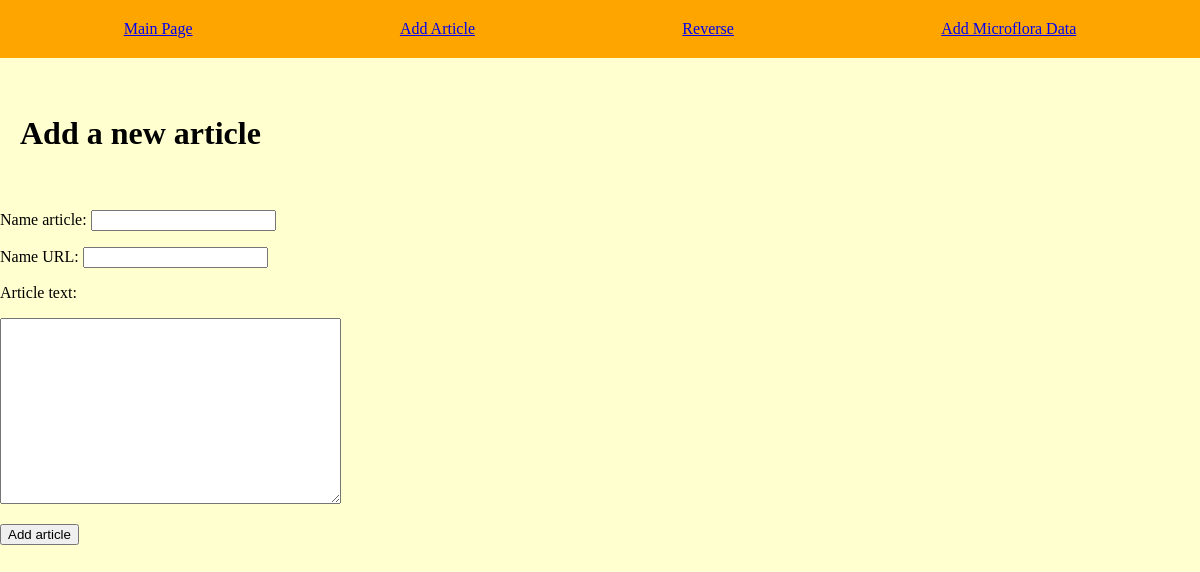
Page /add_post on the committed database.
### tables this page shows
CREATE TABLE menu(
id INTEGER PRIMARY KEY AUTOINCREMENT,
title TEXT NOT NULL,
url TEXT NOT NULL
);

### main.py (the view, shortened to what this page needs)
@app.route('/add_post',methods=["GET", "POST"])
def add_post():
    db_con =connect_db()
    db = DataBase(db_con)
    return render_template("add_post.html",title="Add a new article", menu=db.get_menu())

### DataBase.py (called while the page is built)
    def get_objects(self, table):
        try:
            self.__cur.execute(f'SELECT * from {table}')
            res = self.__cur.fetchall()
            if res:
                return res
        except IOError:
            print("Data read error")
        return []

    def get_menu(self):
        return self.get_objects("menu")

### main.py (called while the page is built)
def connect_db():
    con = sqlite3.connect(app.config["DATABASE"])
    con.row_factory = sqlite3.Row
    return con

### templates/add_post.html (shortened to what this page needs)
{% extends "base.html" %}
{% block content %}
{{ super() }}
<form action="/add_post" method="post">
    <p>Name article: <input type="text" name="title" required></p>
    <p>Name URL: <input type="text" name="url" required></p>
    <p> Article text: </p>
    <p><textarea name="text" cols="40" rows="12"></textarea></p>
    <p><input type="submit" value="Add article"></p>
</form>
{% endblock %}

### templates/base.html (shortened to what this page needs)
<!DOCTYPE html>
<html lang="en">
<head>
    <link rel="stylesheet" href="{{ url_for('static', filename = 'css/style.css') }}">
</head>
<body>
{% block content %}
<ul class="menu">
    {% for item in menu %}
    <li><a href= "{{ item.url }}"> {{ item.title }} </a></li>
    {% endfor %}
    <li><a href="{{ url_for('add_microflora') }}">Add Microflora Data</a></li>
</ul>
<div class="container">
  {% if title %}
  <h1>{{ title }}</h1>
   {% else %}
   <h1>About Flask</h1>
   {% endif %}
</div>
{% endblock %}
</body>
</html>

### static/css/style.css (style rules this page uses)
body { background: rgb(255, 255, 207); margin: 0; padding: 0; }
.menu { display: flex; justify-content: space-around; list-style: none; background: orange; padding: 20px; margin-top: 0; }
.container { max-width: 1200px; margin: 0 auto; padding: 20px; box-sizing: border-box; }

### rows in the picture
menu: title "Main Page"
menu: title "Add Article"
menu: title "Reverse"

### other values in the picture
{{ title }} "Add a new article"
